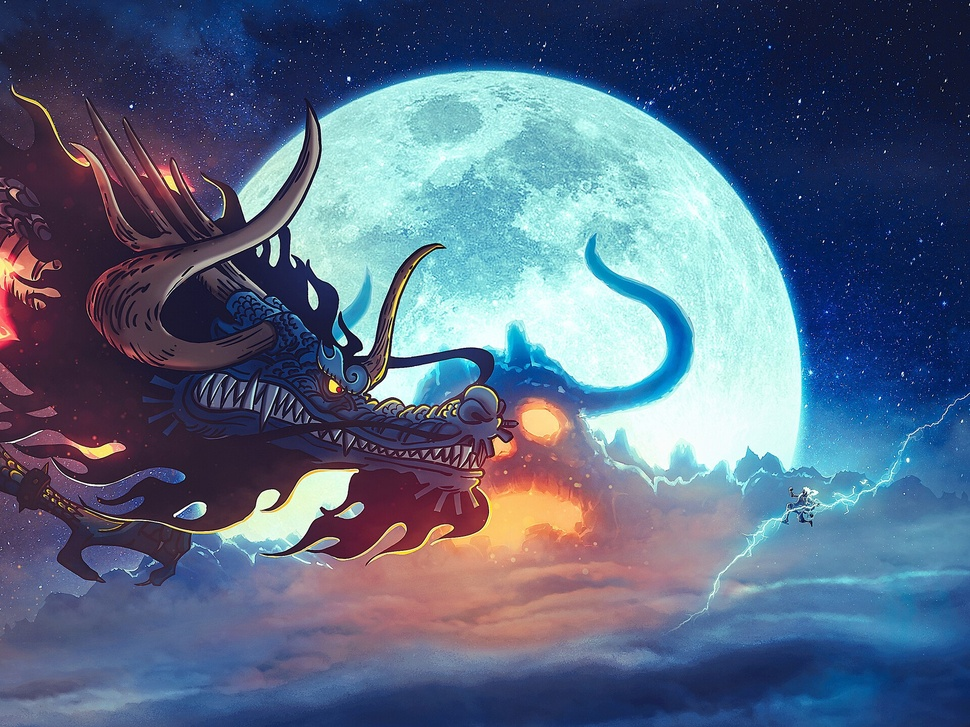
#> input picture Configs/.config/swww/Tokyo-Night/luffy_kaido.jpeg, 970 x 727 px, shrunk from 1920 x 1440 before the run
$ python is_img_dark.py ../../swww/Tokyo-Night/luffy_kaido.jpeg
#> lines starting #> are read from the running program, lines starting #| are printed output that depends on the picture
from PIL import Image, ImageStat
from sys import argv,exit

def brightness( im_file:str ):
#> called with im_file = '../../swww/Tokyo-Night/luffy_kaido.jpeg'
   im = Image.open(im_file).convert('L')
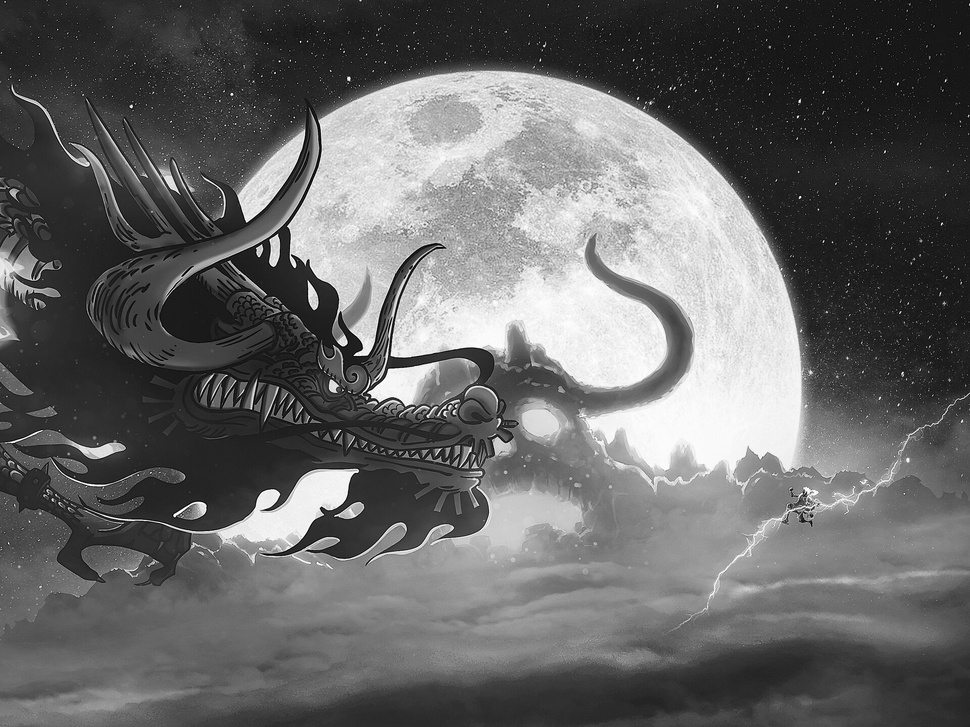
#> im: PIL image 970x727 L; min 0, max 255, mean 102.6
   stat = ImageStat.Stat(im)
   return stat.mean[0]


if __name__ == '__main__':
   pathToFile = argv[1]
   b = brightness(pathToFile)
#> b = 102.6
   if b < 125 :
#> (the run stopped early here; a loop or call above may not have finished)
